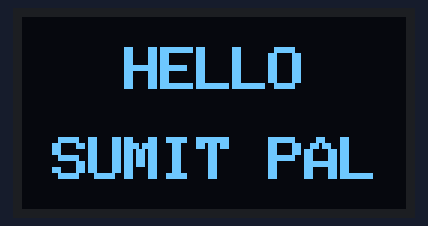
Bench run of a sketch on a simulated Arduino Uno, built with avr-gcc and run on an emulated ATmega328P. Shown: 128×64 one-colour display.

Above: at 0.1 s.

The sketch:

OLED_DISPLAY_WITH_SSP32_CAMERA.ino
```cpp
#include <Wire.h>
#include <Adafruit_GFX.h>
#include <Adafruit_SSD1306.h>

#define SCREEN_WIDTH 128
#define SCREEN_HEIGHT 64
#define OLED_ADDR 0x3C

Adafruit_SSD1306 display(SCREEN_WIDTH, SCREEN_HEIGHT, &Wire, -1);

void setup() {
  display.begin(SSD1306_SWITCHCAPVCC, OLED_ADDR);
  display.clearDisplay();
  display.setTextColor(WHITE);

  display.setTextSize(2); // Bigger text size

  // First Line: HELLO
  int16_t x1, y1;
  uint16_t w, h;
  display.getTextBounds("HELLO", 0, 0, &x1, &y1, &w, &h);
  display.setCursor((SCREEN_WIDTH - w) / 2, 10);

  // Draw "HELLO" twice with a slight shift for bold effect
  display.print("HELLO");
  display.setCursor((SCREEN_WIDTH - w) / 2 + 1, 10); // shift slightly to right
  display.print("HELLO");

  // Second Line: SUMIT PAL
  display.getTextBounds("SUMIT PAL", 0, 0, &x1, &y1, &w, &h);
  display.setCursor((SCREEN_WIDTH - w) / 2, 40);

  // Draw "SUMIT PAL" twice with a slight shift for bold effect
  display.print("SUMIT PAL");
  display.setCursor((SCREEN_WIDTH - w) / 2 + 1, 40);
  display.print("SUMIT PAL");

  display.display();
}

void loop() {
  // Nothing here
}
```
